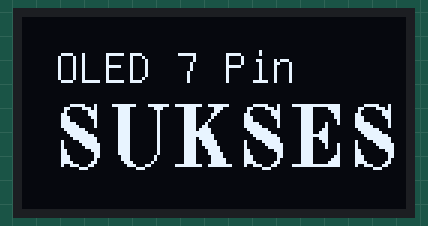
The sketch below on a simulated Arduino Uno, built with avr-gcc and run on an emulated ATmega328P. On the bench: 128×64 one-colour display.

Above: at 0.4 s.

The sketch:

ujiOLED7Pin.ino
```cpp
// Percobaan OLED 7 pin

#include <U8glib.h>

//----------------------- sck, mosi, cs, a0, reset
U8GLIB_SSD1306_128X64 u8g(12, 11, 8, 9, 10);

void setup()
{
}

void loop()
{
  // Penanganan gambar
  u8g.firstPage();
  do {
    draw();
  } while( u8g.nextPage());

  delay(50); // Tunda sebentar sebelum menyegarkan gambar
}

void draw()
{
  u8g.setFont(u8g_font_unifont);
  u8g.drawStr(11, 22, "OLED 7 Pin");

  u8g.setFont(u8g_font_osb21);
  u8g.drawStr(10, 50, "SUKSES");
}
```
